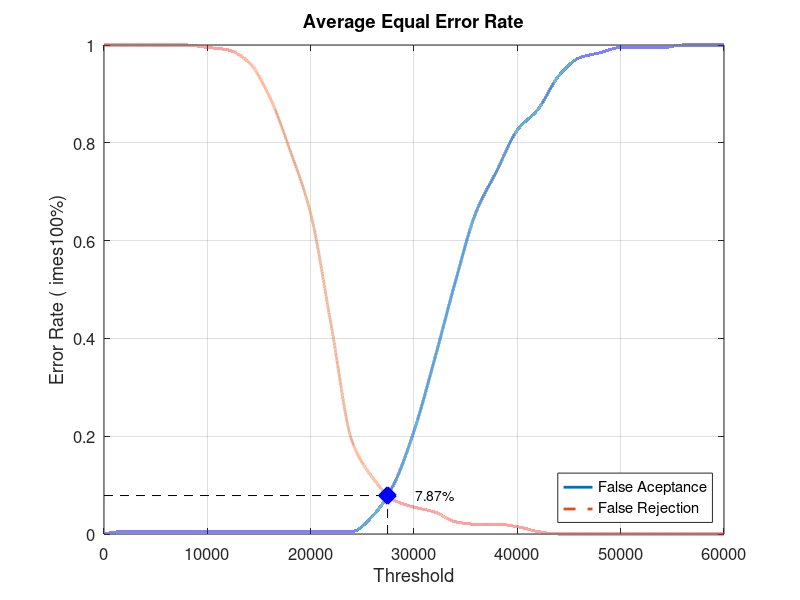
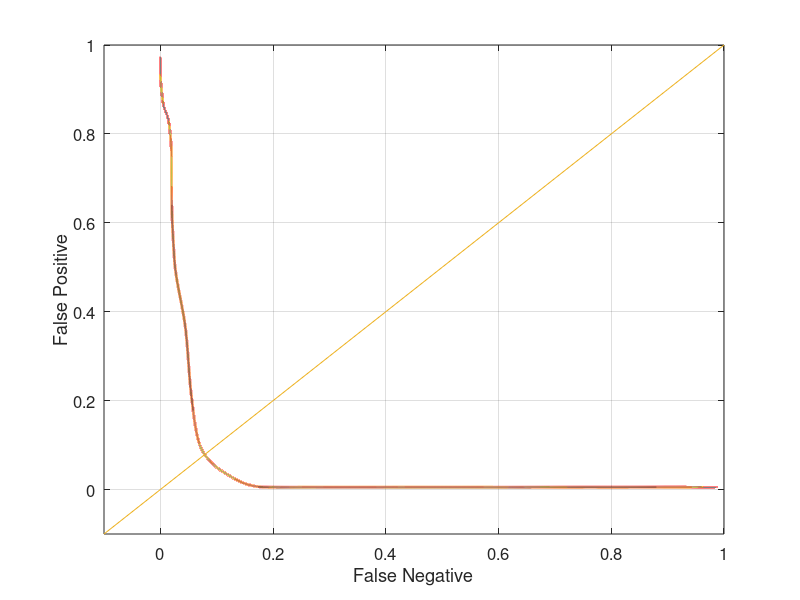

MATLAB code to generate these figures, in order:
close all;
clear;
clc;
x = 0:2000:60000;
xq = 0:0.5:60000;

y0 = [0 0.00526316 0.00526316 0.00526316 0.00526316 0.00526316 0.00526316 0.00526316 0.00526316 0.00526316 0.00526316 0.00526316 0.00526316 0.0368421 0.1 0.210526 0.357895 0.515789 0.657895 0.742105 0.826316 0.868421 0.936842 0.973684 0.984211 0.994737 0.994737 0.994737 1 1 1]
yy0 = interp1(x, y0, xq, 'pchip');
y1 = [1 1 1 1 1 0.995 0.99 0.965 0.895 0.785 0.655 0.425 0.19 0.115 0.07 0.055 0.045 0.025 0.02 0.02 0.015 0.005 0 0 0 0 0 0 0 0 0]
yy1 = interp1(x, y1, xq, 'pchip');

% Calculating EER: 
y2 = abs(y0 - y1);
find(y2 == min(y2))
yy2 = abs(yy0 - yy1);
xEER = find(yy2 == min(yy2));
xEERIndex = xq(xEER) % X-axis EER
yEER = yy0(xEER) % Y-axis EER

main = figure
plot(xq, yy0,'-','LineWidth', 2);	hold on
plot(xq, yy1,'--','LineWidth', 2);	hold on
plot([xEERIndex xEERIndex], [0 yEER], 'k--');	hold on
plot([0 xEERIndex], [yEER yEER], 'k--');	hold on
plot(xEERIndex, yEER, 'bx', 'LineWidth', 10);	hold on
text(xEERIndex + 10 * xEERIndex / 100, yEER, [num2str(round((10000 * yEER)) / 100) '%'])
legend('False Aceptance', 'False Rejection', 'Location', 'SouthEast')
xlabel('Threshold')
ylabel('Error Rate (	imes100%)')
title('Average Equal Error Rate')
set(gca, 'FontSize', 12)
axis([0 60000 0 1])
grid on

print(main, 'Database2_3Main', '-dpng');
FNRxFPR = figure('Color', [1 1 1]);
plot(yy1, yy0, '-', yy1, yy0, 'LineWidth', 2);
hold on
y = -0.1:0.1:1
plot(y, y); 
set(gca, 'FontSize', 12)
xlabel('False Negative')
ylabel('False Positive')
axis([-0.1 1 -0.1 1])
set(gca, 'FontSize', 12)
grid on

print(FNRxFPR, 'Database2_3FNRxFPR','-dpng');
